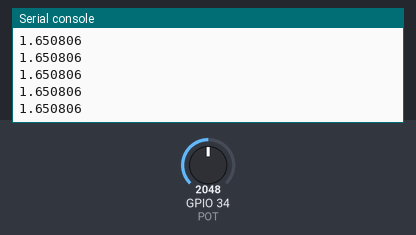
The program below on a simulated ESP32 board running MicroPython. Parts: the last lines printed to the serial console. Inputs (shaded band) come from the test bench; at power-on: GPIO 34 (POT) = 2048 (analog values on the 0–4095 scale).

Above: at 1.2 s.
1.3 s: GPIO 34 (POT) set to 2866
At 1.31 s:
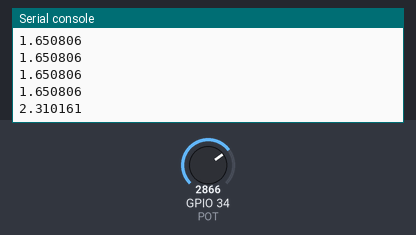
2.8 s: GPIO 34 (POT) set to 3603
At 2.81 s:
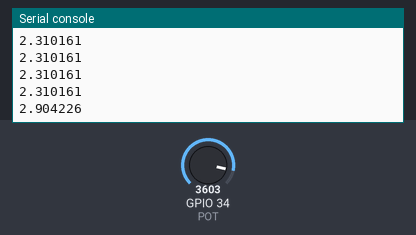
Timing chart, 0 to 5.8 s (numbered marks = the images above; inputs shaded):
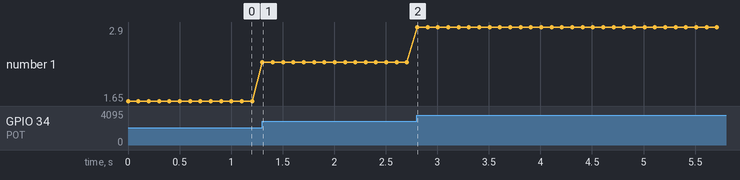

The program:

analogic_input.py
```python
from machine import Pin, ADC
from time import sleep

POT = ADC(Pin(34))

POT.atten(ADC.ATTN_11DB)    # Range 0 to 3.3V
# ADC.ATTN_0DB — the full range voltage: 1.2V
# ADC.ATTN_2_5DB — the full range voltage: 1.5V
# ADC.ATTN_6DB — the full range voltage: 2.0V
# ADC.ATTN_11DB — the full range voltage: 3.3V

POT.width(ADC.WIDTH_12BIT)  # Number of bits of ADC
# ADC.WIDTH_9BIT: range 0 to 511
# ADC.WIDTH_10BIT: range 0 to 1023
# ADC.WIDTH_11BIT: range 0 to 2047
# ADC.WIDTH_12BIT: range 0 to 4095

while True:
    value = POT.read()
    voltage = (3.3/4094)*value
    print(voltage)
    sleep(0.1)
```

Measured:
- after the input at 1.3 s, the serial console: prints a new line at once (image 1)
- after the input at 2.8 s, the serial console: prints a new line at once (image 2)
- plotted number 1: 1.65 → 2.31 after the input at 1.3 s, 2.31 → 2.9 after the input at 2.8 s
